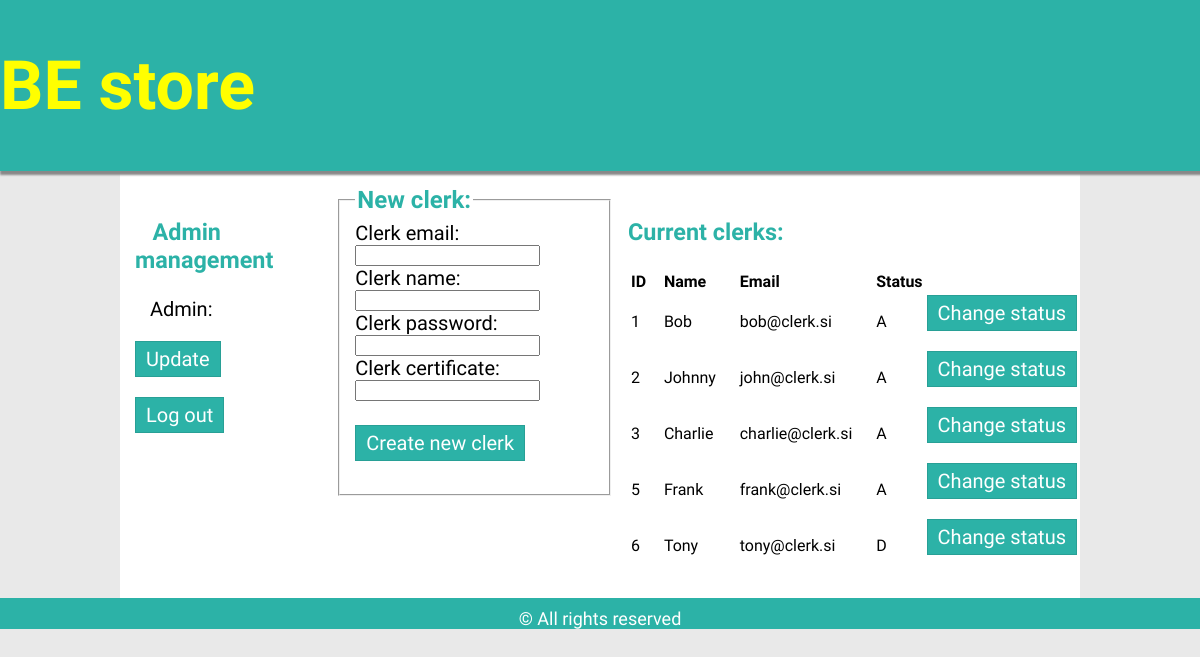
Screenshot of /store/admin_management.php with the database file from the repository.
### tables this page shows
CREATE TABLE IF NOT EXISTS `clerk` (
  `idclerk` int(10) unsigned NOT NULL AUTO_INCREMENT,
  `cemail` varchar(45) NOT NULL,
  `cname` varchar(45) NOT NULL,
  `cpassword` varchar(120) NOT NULL,
  `cstatus` char(1) NOT NULL,
  `cert` varchar(45) NOT NULL,
  PRIMARY KEY (`idclerk`),
  UNIQUE KEY `idclerk_UNIQUE` (`idclerk`),
  UNIQUE KEY `cemail_UNIQUE` (`cemail`)
);

### DB/Clerk.php (called while the page is built, shortened)
<?php
class Clerk {
    public static function getAllClerks() {
        $db = DBInit::getInstance();
        $stmt = $db->prepare("SELECT * FROM clerk");
        $stmt->execute();
        return $stmt->fetchAll();
    }
}

### store/admin_management.php (the view, shortened to what this page needs)
<?php
require_once '../DB/Clerk.php';
$url = filter_input(INPUT_SERVER, "PHP_SELF", FILTER_SANITIZE_SPECIAL_CHARS);
$user = $_SESSION["admin"];
$validationRules = ['do' => [
        'filter' => FILTER_VALIDATE_REGEXP,
        'options' => ["regexp" => "/^(change)$/"]
    ],
    'cemail' => [
        'filter' => FILTER_VALIDATE_EMAIL
    ],
];
$data = filter_input_array(INPUT_POST, $validationRules);
$e = $data["cemail"]!=FALSE;
?>
<html>
   <head>
        <link rel="stylesheet" type="text/css" href="../css/main_css.css"/>
   </head>
   <body>
      <header>
            <h1><a style="text-decoration: none" href="../index.php">BE store</a></h1>
        </header>
        <div id="container">
             <div class="row">
                 <div id="li_box">
                 <h3>&nbsp;&nbsp;&nbsp;Admin management</h3>
       <p>&nbsp;&nbsp;&nbsp;Admin: <?=$user?></p>
        <form id ="b1" action="admin_update.php" method="GET">
           <input class="button" type="submit" value="Update"/>
       </form>
       <form id="b2" action="admin_logout.php" method="POST">
           <input class="button" type="submit" value="Log out"/>
       </form>
                 </div>
                 <div id="ri_box">
       <fieldset>
           <legend>New clerk:</legend>
        <form action="clerk_create.php" method="POST">
            Clerk email: <input type="text" required name="cemail" /><br>
            Clerk name: <input type="text" required name="cname" /><br>
            Clerk password: <input type="password" required name="cpass" /><br>
            Clerk certificate: <input type="text" required name="cert" /><br><br>
            <input class="button" type="submit" value="Create new clerk"/>
        </form>
       </fieldset>
                     </div>
       <h3>Current clerks:</h3>
       <table>
            <tr>
                <td><b>ID</b></td>
                <td><b>Name</b></td>
                <td><b>Email</b></td>
                <td><b>Status</b></td>
            </tr>
            <?php
            try {
                $allClerks = Clerk::getAllClerks();
                foreach ($allClerks as $key => $value):
                    $id = $value["idclerk"];
                    $name = $value["cname"];
                    $email = $value["cemail"];
                    $status = $value["cstatus"];
            ?>
                <tr>
                    <td><?= $id ?>&nbsp;&nbsp;&nbsp;&nbsp;&nbsp;</td>
                    <td><?= $name ?>&nbsp;&nbsp;&nbsp;&nbsp;&nbsp;</td>
                    <td><?= $email ?>&nbsp;&nbsp;&nbsp;&nbsp;&nbsp;</td>
                    <td><?= $status ?>&nbsp;&nbsp;&nbsp;&nbsp;&nbsp;</td>
                    <td>
                        <form action="<?= $url ?>" method="POST">
                            <input class="button" type="submit" value="Change status" />
                        </form>
                    </td>
                </tr>
            <?php
            endforeach;
            } catch (Exception $e) {
                echo "ERROR: {$e->getMessage()}";
            }
            ?>
        </table>
            <br> </div>
        </div>
        <footer>
            <a style="text-decoration: none" href="cert.php">&COPY; All rights reserved </a>
        </footer>
   </body>
</html>

### css/main_css.css (style rules this page uses)
body { background-color: #e9e9e9; color: black; font-family:'Open Sans Condensed', sans-serif; font-size: 24px; margin: 0px 0px 0px 0px; padding: 0px 0px 0px 0px; }
header { font-family: 'Yellowtail'; background-color: #2cb2a7; font-size: 34px; display: inline-block; width:100%; box-shadow: 2px 2px 2px 2px #888888; }
footer { margin: 0px 0px 0px 0px; padding-top: 10px; font-family:'Open Sans Condensed', sans-serif; background-color: #2cb2a7; font-size: 18px; display: inline-block; width:100%; text-align: center; }
a { color: white; }
h1 > a { color: yellow; }
#container { display: table; margin-left: 10%; width: 80%; }
.row { font-size: 20px; background-color: white; display: table-row; padding: 15px; margin: 0px 10px 10px 10px; }
#li_box, #left { background-color: white; font-size: 20px; display: table-cell; padding: 15px; }
#ri_box { background-color: white; font-size: 20px; display: table-cell; padding: 15px; }
#ri_box > fieldset > legend { font-weight: bolder; color: #2cb2a7; font-size: 24px; }
.button { font-family:'Open Sans Condensed', sans-serif; background-color: #2cb2a7; border: 1px solid rgba(0, 0, 0, .1); color: white; font-size: 20px; padding: 5px 10px; transition: all 400ms ease; }
h3 { color: #2cb2a7; }
table { width: 100%; }

### rows the page displays
clerk: idclerk "1", cname "Bob", cemail "bob@clerk.si", cstatus "A"
clerk: idclerk "2", cname "Johnny", cemail "john@clerk.si", cstatus "A"
clerk: idclerk "3", cname "Charlie", cemail "charlie@clerk.si", cstatus "A"
clerk: idclerk "5", cname "Frank", cemail "frank@clerk.si", cstatus "A"
clerk: idclerk "6", cname "Tony", cemail "tony@clerk.si", cstatus "D"
